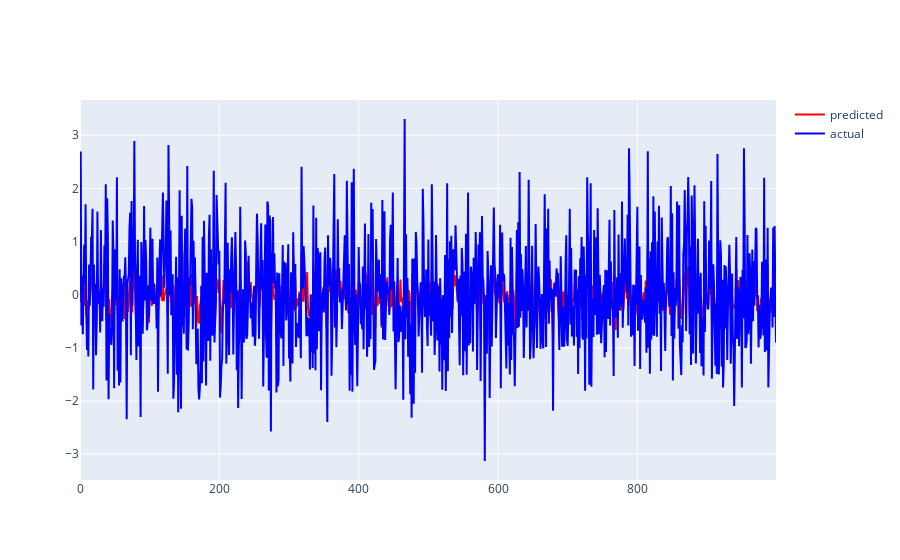

Notebook code for this chart:
### Code cell
# Plot the
import plotly.graph_objects as go
import plotly.io as pio

pio.renderers.default = 'vscode'

y_pred = y_prediction.flatten().tolist()
y_true = y.flatten().tolist()
x = np.arange(len(y_true))
fig = go.Figure()

fig.add_trace(go.Scatter(x=x, y=y_pred, name='predicted',
                         line=dict(color='red', width=2)))
fig.add_trace(go.Scatter(x=x, y=y_true, name='actual',
                         line=dict(color='blue', width=2)))
fig.show()

### Figure 1 — Plotly figure (JSON) as saved in the notebook; plotly's stock layout.template omitted (floating-point values rounded to 4 significant figures; data arrays with more than 128 entries replaced by an {"elided": "..."} marker saying what was removed)
{"data": [{"line": {"color": "red", "width": 2}, "name": "predicted", "type": "scatter", "x": {"elided": "1000 int values"}, "y": {"elided": "1000 float values"}}, {"line": {"color": "blue", "width": 2}, "name": "actual", "type": "scatter", "x": {"elided": "1000 int values"}, "y": {"elided": "1000 float values"}}], "layout": {"autosize": true, "xaxis": {"autorange": true, "range": [0, 999], "type": "linear"}, "yaxis": {"autorange": true, "range": [-3.487, 3.664], "type": "linear"}}}
